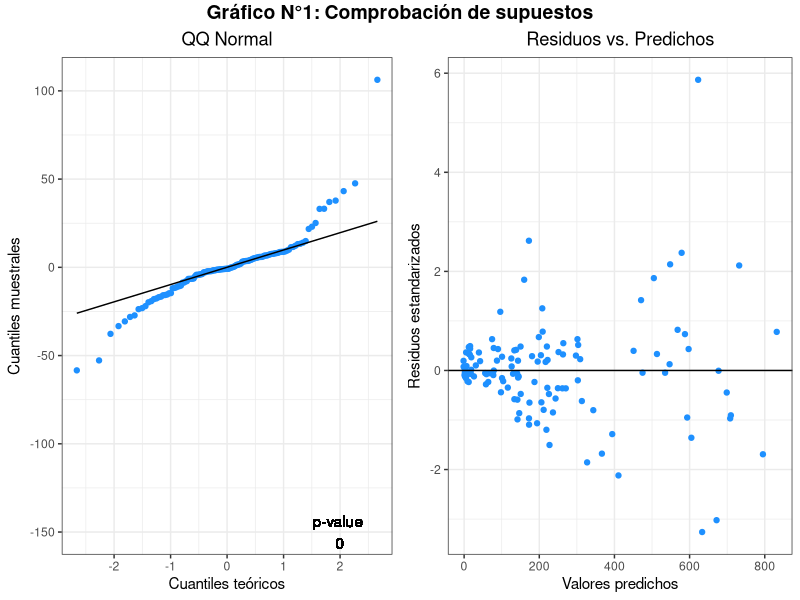
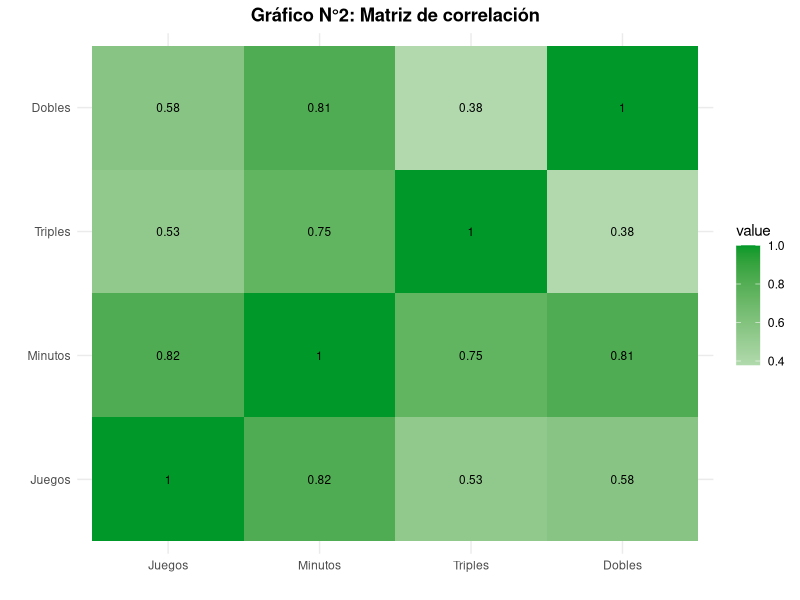
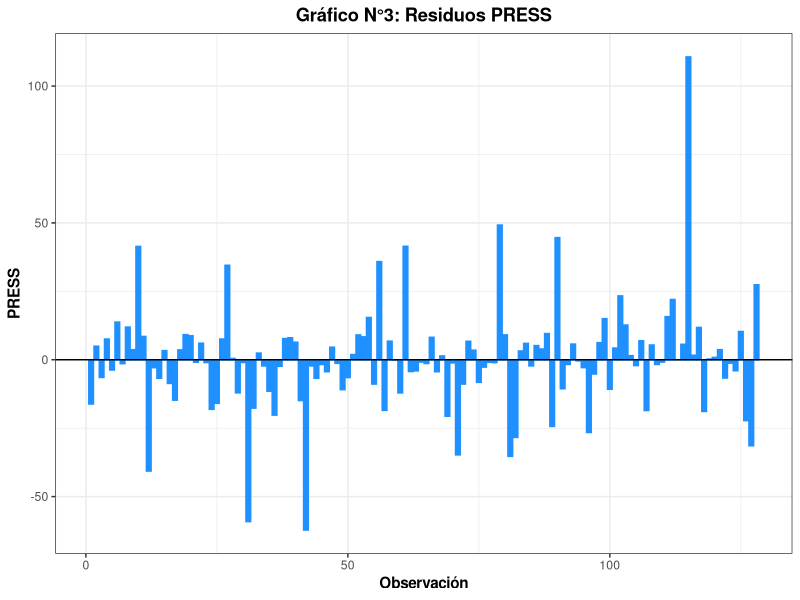
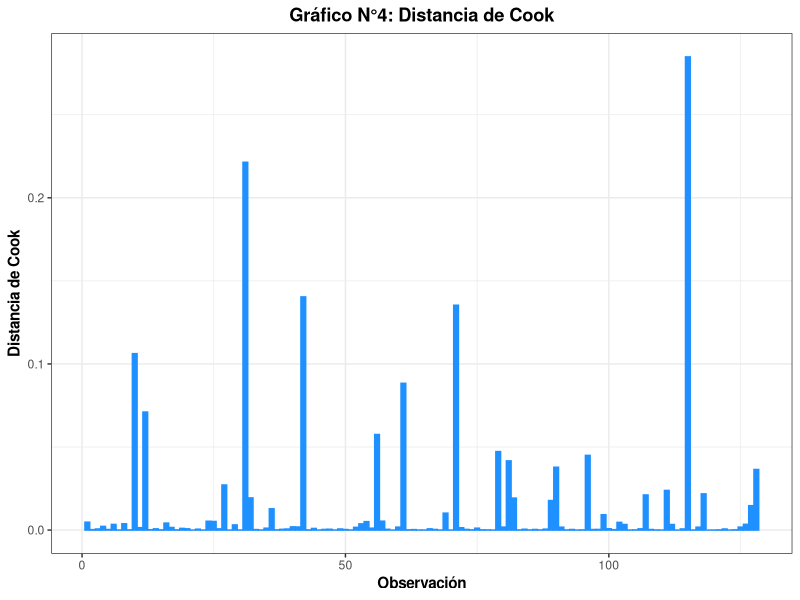

Recreate these plots in R, in order.
## ---- chunk 1
library(tidyverse)
library(kableExtra)
library(broom)
library(egg)
library(ggpubr)
library(car)

## ---- chunk 2
data <- read.csv("files/WNBA.csv", sep = ";")
summary(data)
## ---- chunk 3
data$Equipo <- as.factor(data$Equipo)
data$Posicion <- as.factor(data$Posicion)
summary(data)
## ---- chunk 4
# División en training y testing
set.seed(45672848)
index_training <- sample(1:nrow(data), size = 0.7*nrow(data))

training <- data[index_training,]
testing <- data[-index_training,]
## ---- chunk 5
training_filtered <- select(training, -Jugadora)
m1 <- MASS::stepAIC(
  object = lm(Puntos ~ 1, data = training_filtered), #punto de partida
  scope = list(upper = lm(Puntos ~ ., data = training_filtered)), #máximo modelo posible
  direction = "both", #método de selección
  trace = FALSE, #para no imprimir resultados parciales
  k = 2, #penalización a emplear (2 = AIC, log(n) = BIC)
  steps = 1000 #máximo nro de pasos
  )

summary(m1)
## ---- chunk 6
m2 <- MASS::stepAIC(
  object = lm(Puntos ~ ., data = training_filtered), #máximo modelo posible
  direction = "backward", #método de selección
  trace = FALSE, #para no imprimir resultados parciales
  k = 2, #penalización a emplear (2 = AIC, log(n) = BIC)
  steps = 1000 #máximo nro de pasos
  )

summary(m2)
## ---- chunk 7
m3 <- MASS::stepAIC(
  object = lm(Puntos ~ 1, data = training_filtered), #Punto de partida
  scope = list(upper = lm(Puntos ~ ., data = training_filtered)), #máximo modelo posible
  direction = "forward", #método de selección
  trace = FALSE, #para no imprimir resultados parciales
  k = 2, #penalización a emplear (2 = AIC, log(n) = BIC)
  steps = 1000 #máximo nro de pasos
  )

summary(m3)
## ---- chunk 8
m2 <- lm(Puntos ~ Minutos + Triples, data = training)
m3 <- lm(Puntos ~ Triples + Dobles + Minutos + Asistencias + Rebotes + Posicion, data = training)
## ---- chunk 9
modelos <- data.frame(Modelo = c("Modelo 1", "Modelo 2", "Modelo 3"),
                      Ajuste = c("m1", "m2", "m3"))
## ---- chunk 10
Modelo_completo <- lm(Puntos ~ . -Jugadora - Equipo, data = training)
sigma <- sum(residuals(Modelo_completo)^2)/df.residual(Modelo_completo)

Resumen <- modelos %>% 
  group_by(Modelo) %>% 
  summarise(CME = summary(get(Ajuste))$sigma^2,
            PRESS = sum((resid(get(Ajuste))/(1-hatvalues(get(Ajuste))))^2),
            Cp = sum(residuals(get(Ajuste))^2)/sigma + 2 * length(coef(get(Ajuste))) - nrow(training),
            AIC = AIC(get(Ajuste)),
            BIC = BIC(get(Ajuste)))

kable(Resumen, caption = "Tabla N°1: Comparación del ajuste de los 3 modelos") %>%
  kable_styling(bootstrap_options = "striped", full_width = F)
## ---- chunk 11
Modelo_final <- augment(m1)
g1 <- ggplot(mapping = aes(sample = Modelo_final$.resid)) + 
    stat_qq(color = "dodgerblue") + 
    stat_qq_line() + 
  ggtitle("QQ Normal") +
  xlab("Cuantiles teóricos") +
  ylab("Cuantiles muestrales") +
  geom_text(aes(x = 2, y = -150, fill ="black", label = paste0("p-value \n", round(shapiro.test(Modelo_final$.resid)$p.value, 8)))) +
  theme_bw() +
  theme(plot.title = element_text(hjust = 0.5),
        legend.position = "none")

g2 <- ggplot(Modelo_final) +
  aes(x = .fitted, y = .std.resid) +
  geom_point(color = "dodgerblue") +
  geom_hline(yintercept = 0, color = "black") +
  ggtitle("Residuos vs. Predichos") +
  xlab("Valores predichos") +
  ylab("Residuos estandarizados") +
  theme_bw() +
  theme(plot.title = element_text(hjust = 0.5))

g <- ggarrange(g1, g2, ncol = 2)

annotate_figure(g, top = text_grob("Gráfico N°1: Comprobación de supuestos", face = "bold", size = 14))
## ---- chunk 12
# Colinealidad
training_modelo <- training %>% 
  select(Juegos, Minutos, Triples, Dobles)

corr_matrix <- cor(training_modelo)

corr_melted <- reshape2::melt(corr_matrix)

ggplot(corr_melted, aes(x = Var2, y = Var1, fill = value)) +
  geom_tile() +
  geom_text(aes(label = round(value, 2)), size = 3) +
  scale_fill_gradient2(low = "#ef2947", high = "#009929", mid = "white", midpoint = 0) +
  labs(x = "", y = "", title = "Gráfico N°2: Matriz de correlación") +
  theme_minimal() +
  theme(plot.title = element_text(hjust = 0.5, face = "bold"))
## ---- chunk 13
vif = vif(m1)

vif_df <- data.frame(Variable = names(vif),
                     VIF = as.numeric(vif),
                     row.names = NULL)

kable(vif_df, caption = "Tabla N°2: Factores de Inflación de la Varianza (VIF)") %>%
  kable_styling(bootstrap_options = c("striped", "hover"), full_width = F)
## ---- chunk 14
# Observaciones atípicas
Modelo_final <- mutate(Modelo_final, 
                       PRESS = .resid/(1-.hat),
                       id = 1:nrow(Modelo_final))

ggplot(data = Modelo_final) + 
    aes(x = id, y = PRESS) + 
  geom_bar(stat="identity", color = "dodgerblue", fill = "dodgerblue")+
    geom_hline(aes(yintercept = 0)) +
    ggtitle("Gráfico N°3: Residuos PRESS") +
    xlab("Observación") +
    ylab("PRESS") +
    theme_bw() +
    theme(legend.position = "none",
          axis.title = element_text(face = "bold"),
          plot.title = element_text(hjust = 0.5, face = "bold"))
## ---- chunk 15
# Observaciones influyentes
ggplot(data = Modelo_final) +
    aes(x = id, y = .cooksd) +
  geom_bar(stat="identity", color = "dodgerblue", fill = "dodgerblue")+
    ggtitle("Gráfico N°4: Distancia de Cook") +
    xlab("Observación") +
    ylab("Distancia de Cook") +
    theme_bw() +
    theme(legend.position = "none",
      axis.title = element_text(face = "bold"),
      plot.title = element_text(hjust = 0.5, face = "bold"))
## ---- chunk 16
Betas = data.frame(Variable = names(coef(m1)),
                   Valor = as.numeric(coef(m1)),
                   P_value = as.numeric(coef(summary(m1))[, "Pr(>|t|)"]))

kable(Betas, caption = "Tabla N°3: Coeficientes estimados del modelo") %>%
  kable_styling(bootstrap_options = c("striped", "hover"), full_width = F)

as.numeric(coef(summary(m2))[, "Pr(>|t|)"])
